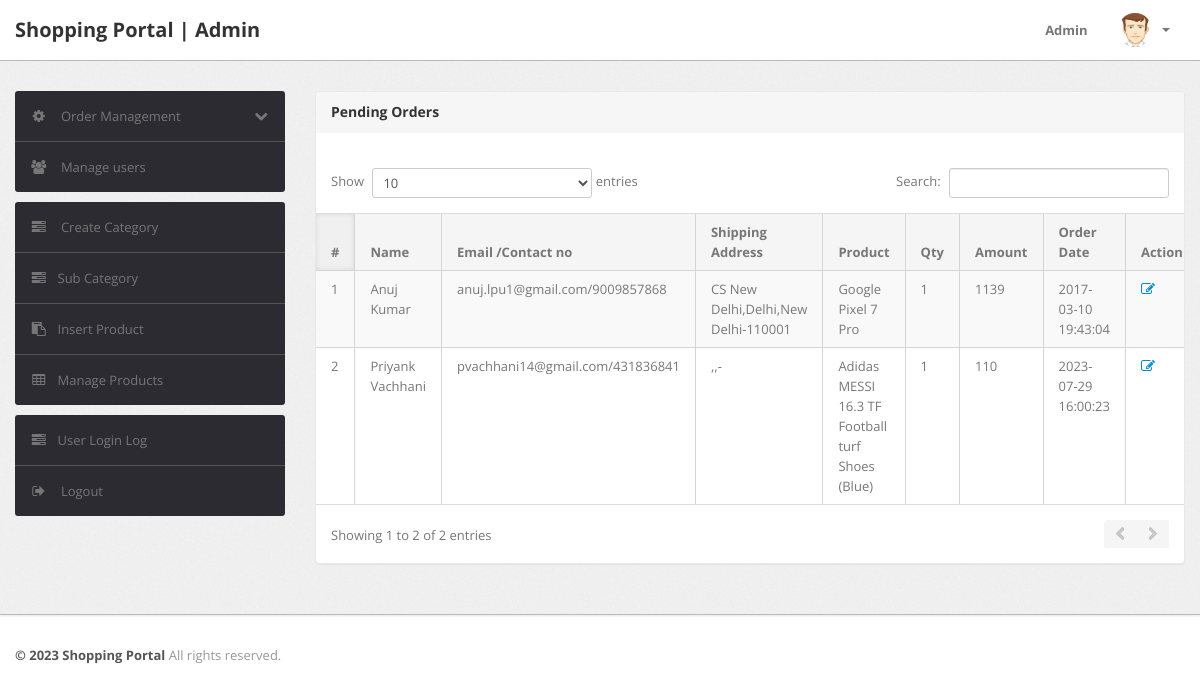
Page /admin/delivered-orders.php (signed in) on the earlier database version.
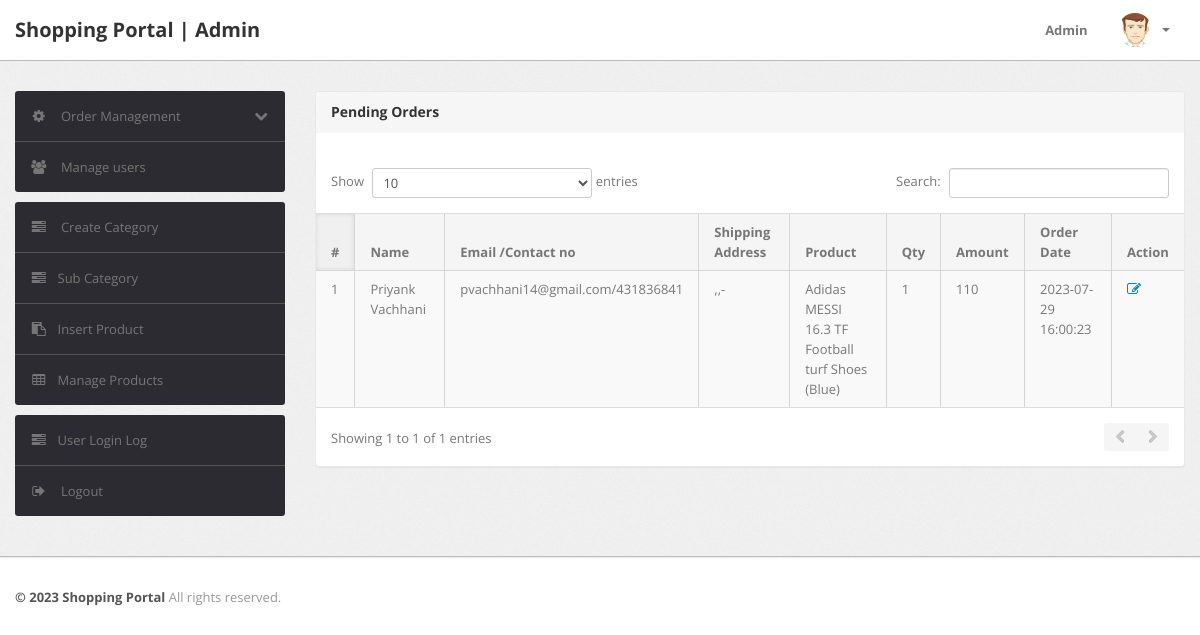
Same page on the later database version.
### tables this page shows
CREATE TABLE `orders` (
  `id` int(11) NOT NULL,
  `userId` int(11) DEFAULT NULL,
  `productId` varchar(255) DEFAULT NULL,
  `quantity` int(11) DEFAULT NULL,
  `orderDate` timestamp NOT NULL DEFAULT current_timestamp(),
  `paymentMethod` varchar(50) DEFAULT NULL,
  `orderStatus` varchar(55) DEFAULT NULL
);

CREATE TABLE `users` (
  `id` int(11) NOT NULL,
  `name` varchar(255) DEFAULT NULL,
  `email` varchar(255) DEFAULT NULL,
  `contactno` bigint(11) DEFAULT NULL,
  `password` varchar(255) DEFAULT NULL,
  `shippingAddress` longtext DEFAULT NULL,
  `shippingState` varchar(255) DEFAULT NULL,
  `shippingCity` varchar(255) DEFAULT NULL,
  `shippingPincode` int(11) DEFAULT NULL,
  `billingAddress` longtext DEFAULT NULL,
  `billingState` varchar(255) DEFAULT NULL,
  `billingCity` varchar(255) DEFAULT NULL,
  `billingPincode` int(11) DEFAULT NULL,
  `regDate` timestamp NOT NULL DEFAULT current_timestamp(),
  `updationDate` varchar(255) DEFAULT NULL
);

CREATE TABLE `products` (
  `id` int(11) NOT NULL,
  `category` int(11) NOT NULL,
  `subCategory` int(11) DEFAULT NULL,
  `productName` varchar(255) DEFAULT NULL,
  `productCompany` varchar(255) DEFAULT NULL,
  `productPrice` int(11) DEFAULT NULL,
  `productPriceBeforeDiscount` int(11) DEFAULT NULL,
  `productDescription` longtext DEFAULT NULL,
  `productImage1` varchar(255) DEFAULT NULL,
  `productImage2` varchar(255) DEFAULT NULL,
  `productImage3` varchar(255) DEFAULT NULL,
  `shippingCharge` int(11) DEFAULT NULL,
  `productAvailability` varchar(255) DEFAULT NULL,
  `postingDate` timestamp NULL DEFAULT current_timestamp(),
  `updationDate` varchar(255) DEFAULT NULL
);

### admin/delivered-orders.php (the view, shortened to what this page needs)
<?php
include('include/config.php');
if(strlen($_SESSION['alogin'])==0)
	{
header('location:index.php');
}
else{
?>
<!DOCTYPE html>
<html lang="en">
<head>
	<link type="text/css" href="bootstrap/css/bootstrap.min.css" rel="stylesheet">
	<link type="text/css" href="bootstrap/css/bootstrap-responsive.min.css" rel="stylesheet">
	<link type="text/css" href="css/theme.css" rel="stylesheet">
	<link type="text/css" href="images/icons/css/font-awesome.css" rel="stylesheet">
</head>
<body>
<?php include('include/header.php');?>
	<div class="wrapper">
		<div class="container">
			<div class="row">
<?php include('include/sidebar.php');?>
			<div class="span9">
					<div class="content">
	<div class="module">
							<div class="module-head">
								<h3>Pending Orders</h3>
							</div>
							<div class="module-body table">
									<br />
								<table cellpadding="0" cellspacing="0" border="0" class="datatable-1 table table-bordered table-striped	 display table-responsive" >
									<thead>
										<tr>
											<th>#</th>
											<th> Name</th>
											<th width="50">Email /Contact no</th>
											<th>Shipping Address</th>
											<th>Product </th>
											<th>Qty </th>
											<th>Amount </th>
											<th>Order Date</th>
											<th>Action</th>
										</tr>
									</thead>
<tbody>
<?php
$st='Delivered';
$query=mysqli_query($con,"select users.name as username,users.email as useremail,users.contactno as usercontact,users.shippingAddress as shippingaddress,users.shippingCity as shippingcity,users.shippingState as shippingstate,users.shippingPincode as shippingpincode,products.productName as productname,products.shippingCharge as shippingcharge,orders.quantity as quantity,orders.orderDate as orderdate,products.productPrice as productprice,orders.id as id  from orders join users on  orders.userId=users.id join products on products.id=orders.productId where orders.orderStatus='$st'");
$cnt=1;
while($row=mysqli_fetch_array($query))
{
?>
										<tr>
											<td><?php echo htmlentities($cnt);?></td>
											<td><?php echo htmlentities($row['username']);?></td>
											<td><?php echo htmlentities($row['useremail']);?>/<?php echo htmlentities($row['usercontact']);?></td>
											<td><?php echo htmlentities($row['shippingaddress'].",".$row['shippingcity'].",".$row['shippingstate']."-".$row['shippingpincode']);?></td>
											<td><?php echo htmlentities($row['productname']);?></td>
											<td><?php echo htmlentities($row['quantity']);?></td>
											<td><?php echo htmlentities($row['quantity']*$row['productprice']+$row['shippingcharge']);?></td>
											<td><?php echo htmlentities($row['orderdate']);?></td>
											<td>    <a href="updateorder.php?oid=<?php echo htmlentities($row['id']);?>" title="Update order" target="_blank"><i class="icon-edit"></i></a>
											</td>
											</tr>
										<?php $cnt=$cnt+1; } ?>
										</tbody>
								</table>
							</div>
						</div>
					</div>
				</div>
			</div>
		</div>
	</div>
<?php include('include/footer.php');?>
</body>
<?php } ?>

Differences in the rows shown:
removed orders: userId.name "Anuj Kumar", userId.email "anuj.lpu1@gmail.com", userId.contactno "9009857868", userId.shippingPincode "CS New Delhi,Delhi,New Delhi-110001", productId.productName "Google Pixel 7 Pro", quantity "1", $row['quantity']*$row['productprice']+$row['shippingcharge'] "1139", orderDate "2017-03-10 19:43:04"
Other differences:
text written by a page script: "Show entries Search: Showing 1 to 2 of 2 entries" → "Show entries Search: Showing 1 to 1 of 1 entries"
